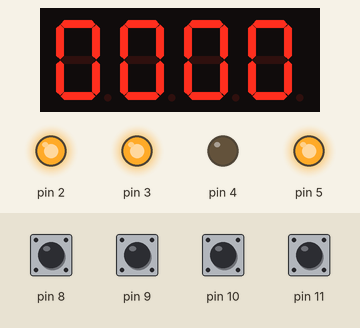
This sketch was run on a simulated Arduino Uno, built with avr-gcc and run on an emulated ATmega328P. Shown: 4-digit seven-segment display, output pins drawn as LEDs (lit = HIGH). The inputs (shaded band) are chosen by the test bench; at power-on: pin 8–11 HIGH.

Above: at 0.31 s.
At 5.31 s:
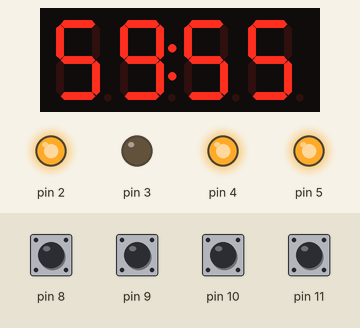
At 10.31 s:
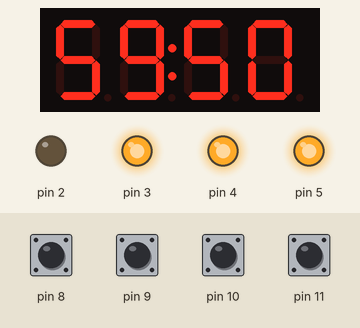
At 20.16 s:
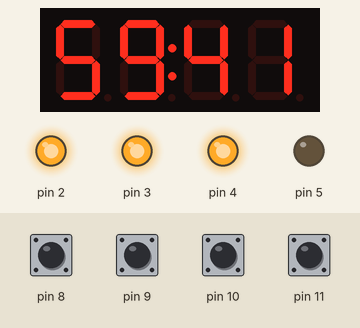
At 30.01 s:
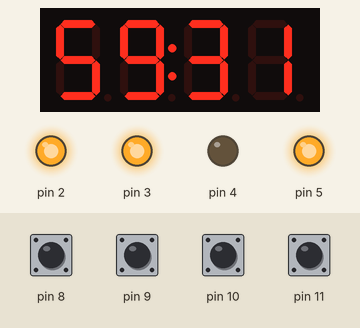
At 39.86 s:
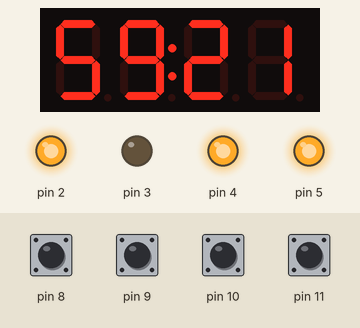
Timing chart, 0 to 40.0 s (numbered marks = the images above):
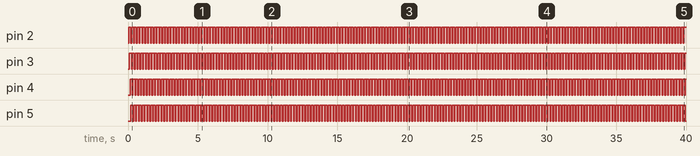

Measured:
- by itself, pin 2–5: alternates HIGH for 0.15 s and LOW for 0.05 s

The sketch:

DFW_Bomb0.ino
```cpp
 /******************************************************
 * Segment display connections:
 * PIN IO: short to PIN +
 * PIN +: 5v
 * PIN -: GND
 * PIN D: A4
 * PIN C: A5
 ******************************************************
 * Correct pin connections:
 * 2-8, 3-9, 4-10, 5-11
 * Pin 13 controls output (powerstrip)
 ******************************************************/
int n = 0;
int count = 0;
int stat = 0;
int t0 = 6000;
int t = 0;
int password = 7912;

#include "Wire.h" // Enable this line if using Arduino Uno, Mega, etc.
#include "Adafruit_LEDBackpack.h"
#include "Adafruit_GFX.h"
Adafruit_7segment matrix = Adafruit_7segment();

void setup() {
  // put your setup code here, to run once:
//  Serial.begin(9600);
//  Serial.println("Good day sir!");
  pinMode(2, OUTPUT);
  pinMode(3, OUTPUT);
  pinMode(4, OUTPUT);
  pinMode(5, OUTPUT);
  pinMode(8, INPUT_PULLUP);
  pinMode(9, INPUT_PULLUP);
  pinMode(10, INPUT_PULLUP);
  pinMode(11, INPUT_PULLUP);
//  pinMode(13, OUTPUT); //controls powerstrip
  matrix.begin(0x70);
  digitalWrite(13,LOW);
}

void loop() {
  // put your main code here, to run repeatedly:
  if (n == 0){
    digitalWrite(2, LOW);
    if (digitalRead(8) ==  LOW && digitalRead(9) == HIGH && digitalRead(10) == HIGH && digitalRead(11) == HIGH)
    {      count ++;    }
    else    {      count = 0;    }
    delay(50);
    digitalWrite(2, HIGH);
    n = 1;
  }
  if (n == 1){
    digitalWrite(3, LOW);
    if (digitalRead(8) == HIGH && digitalRead(9) ==  LOW && digitalRead(10) == HIGH && digitalRead(11) == HIGH)
    {      count ++;    }
    else    {      count = 0;    }
    delay(50);
    digitalWrite(3, HIGH);
    n = 2;
  }
  if (n == 2){
    digitalWrite(4, LOW);
    if (digitalRead(8) == HIGH && digitalRead(9) == HIGH && digitalRead(10) ==  LOW && digitalRead(11) == HIGH)
    {      count ++;    }
    else    {      count = 0;    }
    delay(50);
    digitalWrite(4, HIGH);
    n = 3;
  }
  if (n == 3){
    digitalWrite(5, LOW);
    if (digitalRead(8) == HIGH && digitalRead(9) == HIGH && digitalRead(10) == HIGH && digitalRead(11) ==  LOW)
    {      count ++;    }
    else    {      count = 0;    }
    delay(50);
    digitalWrite(5, HIGH);
    n = 0;
  }
  if (count > 20 && t > 0) //waiting time before success, t = count * 50ms
  {
    count = 70;
//    Serial.println("Success!");
//    digitalWrite(13,HIGH);
    matrix.drawColon(false);
    stat = 1;
    t = password;
  }

  uint16_t blinkcounter = 0;
  matrix.writeDigitNum(0, (t / 1000));
  matrix.writeDigitNum(1, (t / 100) % 10);
  matrix.writeDigitNum(3, (t / 10) % 10);
  matrix.writeDigitNum(4, t % 10);
  matrix.writeDisplay();
  if (stat == 0){
    matrix.drawColon(true);
    t = t0 - millis() / 1000;
    if(t % 100 > 59){
      t0 = t0 - 40;
      t = t - 40;
    }
    if(t < 0){
      t = 0;
    }
  }
}
```
